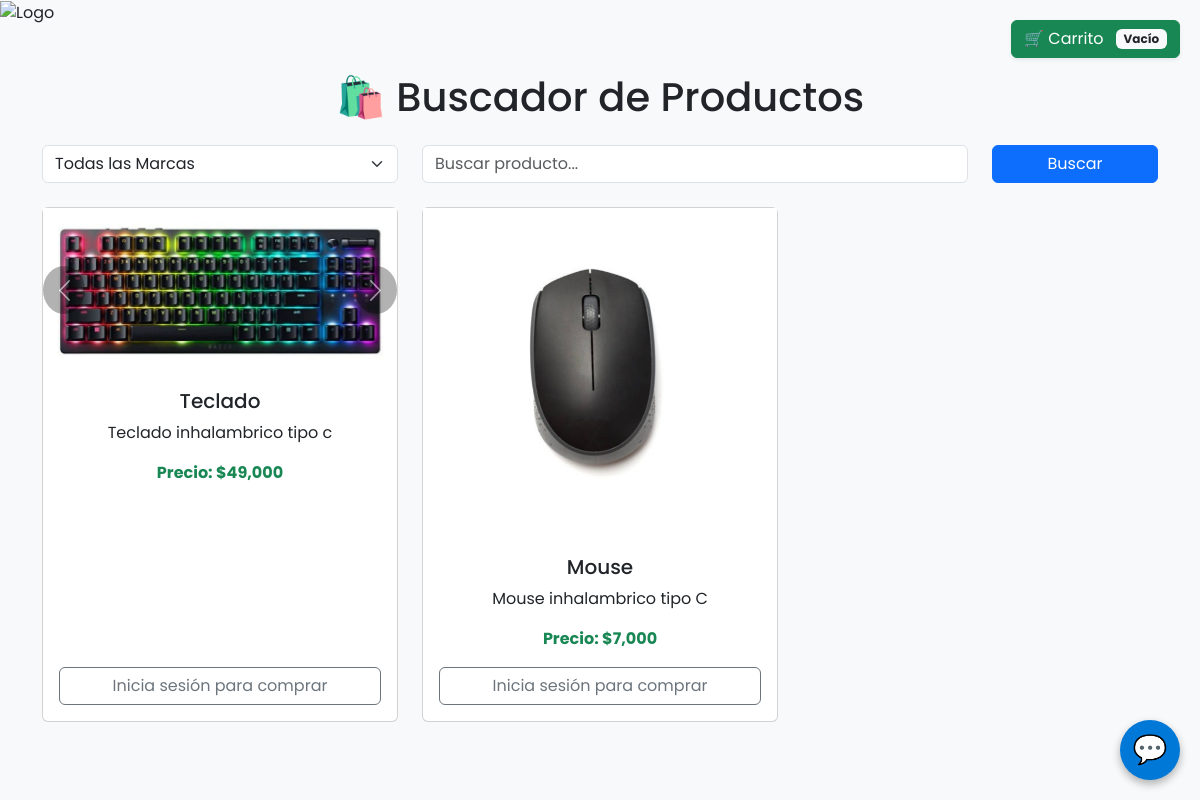
Before: / with the older database file.
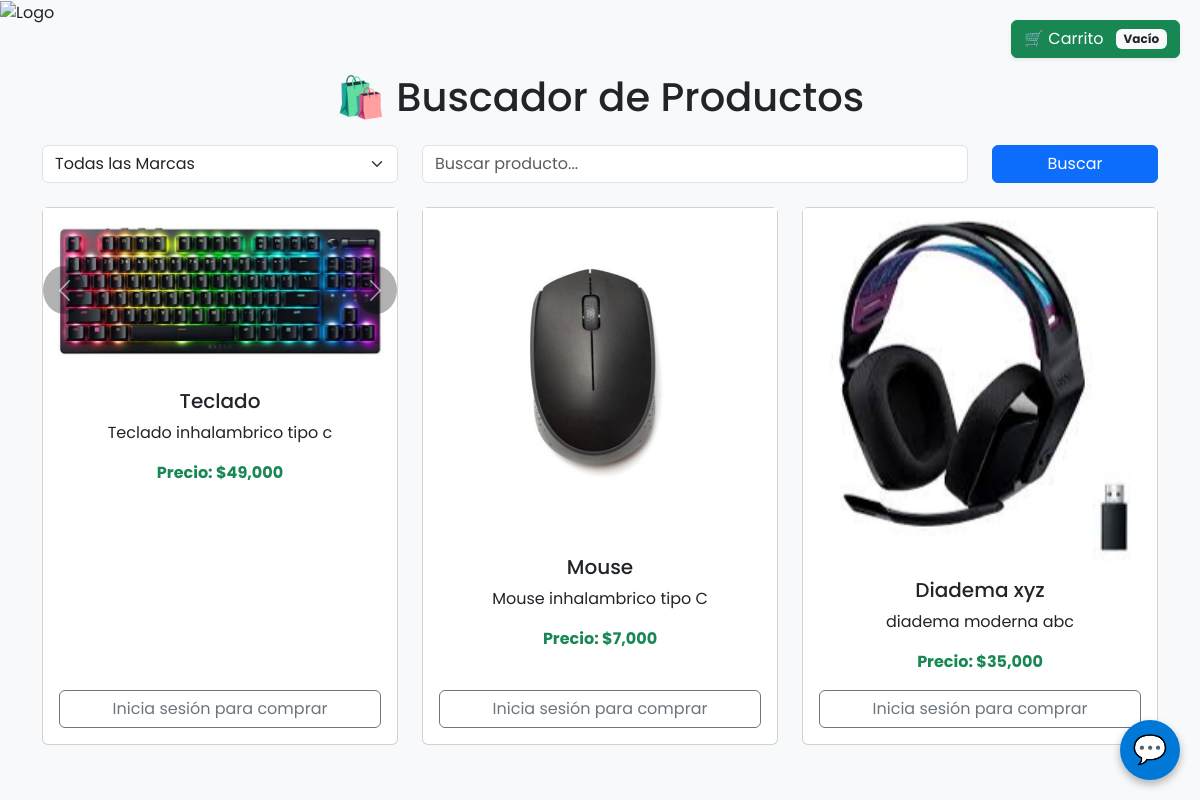
After: the same page with the newer database file.
### productos/models.py (models this page shows, shortened)
class ImagenProducto(models.Model):
    producto = models.ForeignKey(Producto, on_delete=models.CASCADE, related_name='imagenes')
    imagen = models.ImageField(upload_to='productos/galeria')

class Producto(models.Model):
    nombre = models.CharField(max_length=100)
    descripcion = models.TextField()
    precio = models.DecimalField(max_digits=10, decimal_places=2)
    imagen = models.ImageField(upload_to='productos/', null=True, blank=True)
    categoria = models.ForeignKey(Categoria, on_delete=models.CASCADE, null=True, blank=True)
    stock = models.PositiveIntegerField(default=0)

### productos/views.py (the view)
# urls.py: path('', views.lista_productos, name='lista_productos'),
def lista_productos(request):
    categoria_id = request.GET.get('categoria')
    busqueda = request.GET.get('q') or ''
    productos = Producto.objects.filter(stock__gt=0)  # 🔥 Solo productos con stock > 0
    if categoria_id:
        productos = productos.filter(categoria_id=categoria_id)
    if busqueda:
        productos = productos.filter(nombre__icontains=busqueda)
    categorias = Categoria.objects.all()
    return render(request, 'productos/lista.html', {
        'productos': productos,
         'categorias': categorias,
        'categoria_seleccionada': categoria_id,
        'busqueda': busqueda
                                                    })

### productos/context_processors.py (called while the page is built, shortened)
def carrito_info(request):
    carrito = request.session.get('carrito', {})
    total_items = 0
    total_pagar = Decimal('0.00')
    return {
        'cantidad_carrito': total_items,
        'total_carrito': total_pagar
    }

### productos/templates/productos/lista.html (shortened to what this page needs)
{% load humanize %}
{% load static %}
<!DOCTYPE html>
<html lang="es">
<head>
    <link href="https://cdn.jsdelivr.net/npm/bootstrap@5.3.3/dist/css/bootstrap.min.css" rel="stylesheet">
</head>
<body class="bg-light">
 <img src="{% static 'productos/images/distrimarcas.PNG' %}" alt="Logo" width="150">
<br>
<div class="container mt-5">
    <form method="get" class="row mb-4">
        <h1 class="text-center mb-4">🛍️ Buscador de Productos</h1>
        <div class="col-md-4">
            <select name="categoria" class="form-select">
                <option value="">Todas las Marcas</option>
            </select>
        </div>
        <div class="col-md-6">
            <input type="text" name="q" placeholder="Buscar producto..." class="form-control" value="{{ busqueda }}">
        </div>
        <div class="col-md-2">
            <button type="submit" class="btn btn-primary w-100">Buscar</button>
        </div>
    </form>
    {% if productos %}
        <div class="row">
            {% for producto in productos %}
            <div class="col-md-4 mb-4">
                <div class="card h-100 position-relative">
                    <div id="carousel{{ producto.id }}" class="carousel slide" data-bs-ride="carousel">
                        <div class="carousel-inner">
                            {% for img in producto.imagenes.all %}
                                <div class="carousel-item {% if forloop.first %}active{% endif %}">
                                    <img src="{{ img.imagen.url }}" class="d-block w-100" alt="Imagen de {{ producto.nombre }}">
                                </div>
                            {% empty %}
                                <div class="carousel-item active">
                                    <img src="https://via.placeholder.com/300x200?text=Sin+Imagen" class="d-block w-100" alt="Sin imagen">
                                </div>
                            {% endfor %}
                        </div>
                        {% if producto.imagenes.all.count > 1 %}
                        <button class="carousel-control-prev" type="button" data-bs-target="#carousel{{ producto.id }}" data-bs-slide="prev">
                            <span class="carousel-control-prev-icon"></span>
                        </button>
                        <button class="carousel-control-next" type="button" data-bs-target="#carousel{{ producto.id }}" data-bs-slide="next">
                            <span class="carousel-control-next-icon"></span>
                        </button>
                        {% endif %}
                    </div>
                    <div class="card-body d-flex flex-column text-center">
                        <h5 class="card-title">{{ producto.nombre }}</h5>
                        <p class="card-text">{{ producto.descripcion|truncatewords:20 }}</p>
                        <p class="fw-bold text-success mb-3">Precio: ${{ producto.precio|floatformat:0|intcomma }}</p>
                        {% if user.is_authenticated %}
                            {% if producto.stock > 0 %}
                                <a href="{% url 'agregar_al_carrito' producto.id %}" class="btn btn-primary mt-auto">Agregar al carrito</a>
                            {% else %}
                                <button class="btn btn-secondary mt-auto" disabled>No disponible</button>
                            {% endif %}
                        {% else %}
                            <a href="{% url 'login' %}" class="btn btn-outline-secondary mt-auto">Inicia sesión para comprar</a>
                        {% endif %}
                    </div>
                </div>
            </div>
            {% endfor %}
        </div>
    {% else %}
        <div class="alert alert-warning text-center">
            No hay productos disponibles.
        </div>
    {% endif %}
</div>
<div style="position: fixed; top: 20px; right: 20px; z-index: 9999;">
    <a href="{% url 'ver_carrito' %}" class="btn btn-success shadow-sm position-relative">
        🛒 Carrito
        {% if cantidad_carrito > 0 %}
            <span class="badge bg-danger position-absolute top-0 start-100 translate-middle">
                {{ cantidad_carrito }}
            </span>
            <span class="badge bg-light text-dark ms-2">
                ${{ total_carrito|floatformat:0|intcomma }}
            </span>
        {% else %}
            <span class="badge bg-light text-dark ms-2">Vacío</span>
        {% endif %}
    </a>
</div>
<button id="chatButton">💬</button>
</body>
</html>

### productos/templates/productos/lista.html (style rules this page uses)
body { font-family: 'Poppins', sans-serif; }
.carousel-control-prev-icon, .carousel-control-next-icon { background-color: rgba(0, 0, 0, 0.6); border-radius: 50%; background-size: 60% 60%; width: 3rem; text-align: center; height: 3rem; }
.carousel-control-prev, .carousel-control-next { width: 12%; }
#chatButton { position: fixed; bottom: 20px; right: 20px; background: #0078d7; color: white; border: none; border-radius: 50%; width: 60px; height: 60px; font-size: 28px; cursor: pointer; box-shadow: 0 4px 8px rgba(0,0,0,0.3); z-index: 10000; }

Changed rows visible on the page:
added Producto: nombre "Diadema xyz", descripcion "diadema moderna abc", precio "35,000"
added ImagenProducto: imagen (picture), shown under "Diadema xyz"
